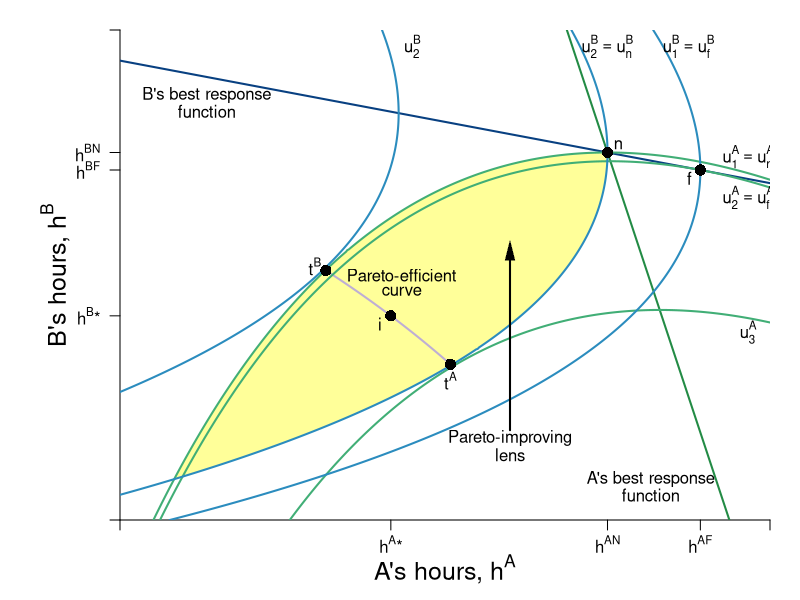

Recreate this plot in R.
require(shape)
library(plotrix)
pdf(file = "coordination_failures/coord_brfs_stackelberg_zoom/coord_brfs_stackelberg_zoom.pdf", width = 9, height = 7)

#Set parameters for graphics
axislabelsize <- 1.5
graphlinewidth <- 2
segmentlinewidth <- 1.5

COL <- c("#7fc97f", "#beaed4", "#fdc086", "#ffff99", "#386cb0", "#f0027f", "#bf5b17", "#666666")
COLA <- c("#99d8c9","#66c2a4","#41ae76", "#238b45", "#005824")
COLB <- c("#4eb3d3", "#2b8cbe", "#0868ac","#084081")

par(mar =  c(4, 6, 1.5, 1.5))

uA <- function(ea, eb, alpha = 30, beta = 1/2) {
  (alpha - beta*(ea+eb))*ea - 0.5*(ea)^2
}

uB <- function(ea, eb, alpha = 30, beta = 1/2) {
  (alpha - beta*(ea+eb))*eb - 0.5*(eb)^2
}

yA <- function(ea, eb, alpha = 30, beta = 1/2){
  ea*(alpha - beta*(ea + eb))
}

brfB <- function(ea, alpha = 30, beta = 1/2) {
  (alpha - beta*ea)/(1 + 2*beta)
}

brfA <- function(ea, alpha = 30, beta = 1/2) {
  (alpha - ea*(1 + 2*beta))/(beta)
}

brfPE <- function(ea, alpha = 30, beta = 1/8) {
  alpha*(1 - beta*ea)
}

hANE <- function(alpha, beta = 1/2){
  alpha/(1 + 3*beta)
}

hApEff <- function(alpha, beta = 1/2){
  alpha/(2 + 4*beta)
}

hAST <- function(alpha, beta = 1/2){
  (alpha*(1 + beta))/(1 + 4*beta + 2*beta^2)
}

hApEff2 <- function(alpha, beta = 1/2){
  alpha/(1 + 4*beta)
}

intercept1 <- function(alpha, beta = 1/2){
  alpha/(1 + 2*beta)
}

PEC <- function(ea, alpha = 30, beta = 1/2){
  a = beta*(1+2*beta);
  b = -alpha*(1+3*beta)+(1+2*beta)^2*ea;
  c = alpha^2 - alpha*(1+3*beta)*ea+ beta*(1+2*beta)*ea^2
  delta = b^2-4*a*c
  return((-b-sqrt(delta))/(2*a))
}


indiffA <- function(ea, alpha = 30, beta = 1/2, uA = 144) {
  (alpha*ea - beta*(ea)^2 - 0.5*(ea)^2 - uA)/(beta*ea)
}

indiffBroot1 <- function(ea, alpha = 30, beta = 30, uB = 144){
  (-sqrt(alpha^2 - 2*alpha*beta*ea + beta^2*ea^2 - 4*beta*uB - 2*uB) + alpha - beta*ea)/(2*beta + 1)
}

indiffBroot2 <- function(ea, alpha = 30, beta = 30, uB = 144){
  (sqrt(alpha^2 - 2*alpha*beta*ea + beta^2*ea^2 - 4*beta*uB - 2*uB) + alpha - beta*ea)/(2*beta + 1)
}


indiffB <- function(eb, alpha = 30, beta = 1/2, uB = 144) {
  (alpha*eb - uB - 0.5*eb^2)/(alpha*beta*eb)
}

indiffB2 <- function(ea, alpha = 30, beta = 1/2, uB = 144) {
  sqrt(alpha^2*(beta*ea - 1)^2 - 2*uB) - alpha*beta*ea + alpha
}

indiffB3 <- function(ea, alpha = 30, beta = 1/2, uB = 144) {
  -sqrt(alpha^2*(beta*ea - 1)^2 - 2*uB) - alpha*beta*ea + alpha
}


xlims <- c(7.5, 13.5)
ylims <- c(7.5, 13.5)

npts <- 501 
x <- seq(xlims[1], xlims[2], length.out = npts)
y <- seq(ylims[1], ylims[2], length.out = npts) 
a <- c(uA(hANE(alpha = 30, beta = 1/2), hANE(alpha = 30, beta = 1/2)), 
       uA(hAST(alpha = 30, beta = 1/2), brfB(ea = hAST(alpha = 30, beta = 1/2))),
       155.8)
b <- c(uA(hANE(alpha = 30, beta = 1/2),hANE(alpha = 30, beta = 1/2)), 
       uA(brfB(ea = hAST(alpha = 30, beta = 1/2)), hAST(alpha = 30, beta = 1/2)),
       155.8)


plot(0, 0, xlim = xlims, ylim = ylims, type = "n",
     xlab = expression(paste("")),
     ylab = expression(paste("")), 
     xaxt = "n", 
     yaxt = "n", 
     cex.lab = axislabelsize, 
     bty = "n",
     xaxs="i", 
     yaxs="i")


ticksy <- c(ylims[1], hApEff2(alpha = 30),brfB(ea = hAST(alpha = 30, beta = 1/2)), hANE(alpha = 30), intercept1(alpha = 30), ylims[2])
ylabels <- c(NA, expression(paste(h^B,"*")), expression(paste(h^{BF})), expression(paste(h^{BN})), expression(paste(frac(alpha, 1 + 2*beta))), NA)
ticksx <- c(xlims[1], hApEff2(alpha = 30), hANE(alpha = 30), hAST(alpha = 30, beta = 1/2), intercept1(alpha = 30), xlims[2])
xlabels <- c(NA, expression(paste(h^A,"*")), expression(paste(h^{AN})), expression(paste(h^{AF})), expression(paste(frac(alpha, 1 + 2*beta))), NA)


axis(1, at = ticksx,  pos = xlims[1], labels = FALSE)
text(x = c(0, hApEff2(alpha = 30), hANE(alpha = 30), hAST(alpha = 30, beta = 1/2), intercept1(alpha = 30), xlims[2]), par("usr")[3] - 0.1, labels = xlabels, srt = 0, pos = 1, xpd = TRUE)

axis(2, at = ticksy, pos = ylims[1], labels = ylabels, las = 1)

axis.break(axis=1,breakpos=NULL,pos=NA,bgcol="white",breakcol="black",
           style="slash",brw=0.01)
axis.break(axis=2,breakpos=NULL,pos=NA,bgcol="white",breakcol="black",
           style="slash",brw=0.01)

npts <- 500 
xx1 <- seq(xlims[1], xlims[2], length.out = npts)
xx2 <- seq(9.4, 10.55, length.out = npts)

#I need something like xx1 with npts for 
xpoly1 <- seq(from = 8, to = 12, length.out = 500)
ypoly1 <- indiffA(xpoly1, uA = 144, alpha = 30, beta = 1/2)
ypoly2 <- indiffBroot1(xpoly1, uB = 144, alpha = 30, beta = 1/2)
polygon(x = c(xpoly1, rev(xpoly1)), y = c(ypoly1, rev(ypoly2)), col=COL[4], density=NULL, border = NA)



lines(xx1, brfA(xx1, alpha = 30, beta = 1/2), col = COLA[4], lwd = graphlinewidth)
lines(xx1, brfB(xx1, alpha = 30, beta = 1/2), col = COLB[4], lwd = graphlinewidth)
lines(xx2, PEC(xx2, alpha = 30, beta = 1/2), col = COL[2], lwd = graphlinewidth)

contour(y, x, 
        outer(x, y, uA),
        drawlabels = FALSE,
        col = COLA[3],
        lwd = graphlinewidth,
        levels = a, 
        xaxs="i", 
        yaxs="i", 
        add = TRUE) 

text(10.5, ylims[1] - 0.6, expression(paste("A's hours, ", h^A)), xpd = TRUE, cex = axislabelsize)
text(xlims[1] - 0.6, 10.5, expression(paste("B's hours, ", h^B)), xpd = TRUE, cex = axislabelsize, srt = 90) 


contour(x, y,
        outer(x, y, uB),
        drawlabels = FALSE,
        col = COLB[2],
        lwd = graphlinewidth,
        levels = b,
        add = TRUE
)


#segments(4.11765, 6.17647, 5.88, 8.88, lty = 1, col = COL[2] , lwd = graphlinewidth)

text(10.1, 10.5, expression("Pareto-efficient"))
text(10.1,  10.3, expression("curve"))

text(11.1, 8.5, expression("Pareto-improving"))
text(11.1,  8.3, expression("lens"))
Arrows(11.1, 8.6, 11.1, 10.8, col = "black", lty = 1, lwd = 2, arr.type = "triangle", arr.lwd = 0.5)


#Label the iso-welfare functions for A (leader)
text(13.3, 11.95, expression(u[1]^A == u[n]^A))
text(13.3, 11.45, expression(u[2]^A == u[f]^A))
text(13.3, 9.8, expression(u[3]^A))

#Label the indifference curves for B (follower)
text(12.75, 13.3, expression(u[1]^B == u[f]^B))
text(12, 13.3, expression(u[2]^B == u[n]^B))
text(10.2, 13.3, expression(u[2]^B))


#Label Nash Equilibrium 
points(hANE(alpha = 30), hANE(alpha = 30), pch = 16, col = "black", cex = 1.5)
#text(11.3, 10.1, expression(paste("Nash Equilibrium")))
text(hANE(alpha = 30) + 0.1, hANE(alpha = 30) + 0.1, expression(paste(n)))

points(hAST(alpha = 30, beta = 1/2), brfB(ea = hAST(alpha = 30, beta = 1/2)), pch = 16, col = "black", cex = 1.5)
text(hAST(alpha = 30, beta = 1/2) - 0.1, brfB(ea = hAST(alpha = 30, beta = 1/2)) - 0.1, expression(paste(f)))

#Annotate Pareto Efficient Curve and relevant points
points(10.55, PEC(10.55), pch = 16, col = "black", cex = 1.5)
text(10.55, PEC(10.55) - 0.2, expression(paste(t^A)))

points(9.4, PEC(9.4), pch = 16, col = "black", cex = 1.5)
text(9.4 - 0.1, PEC(9.4) + 0.05, expression(paste(t^B)))

points(hApEff2(alpha = 30), hApEff2(alpha = 30), pch = 16, col = "black", cex = 1.5)
text(hApEff2(alpha = 30)- 0.1, hApEff2(alpha = 30) - 0.1, expression(paste(i)))


#B's brf
text(8.3, 12.7, expression(paste("B's best response")))
text(8.3, 12.5, expression(paste("function")))

#A's brf
text(12.4, 8, expression(paste("A's best response")), xpd = TRUE)
text(12.4, 7.8, expression(paste("function")), xpd = TRUE)



dev.off()
